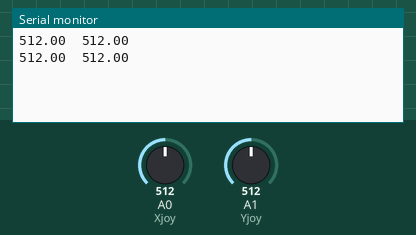
Recording of a sketch running on a simulated Arduino Uno, built with avr-gcc and run on an emulated ATmega328P. Parts: the last lines printed to the serial monitor. The test bench sets the inputs (shaded band); at power-on: A0 (Xjoy) = 512, A1 (Yjoy) = 512.

Above: at 1.8 s.
1.9 s: A0 (Xjoy) set to 716
At 2.8 s:
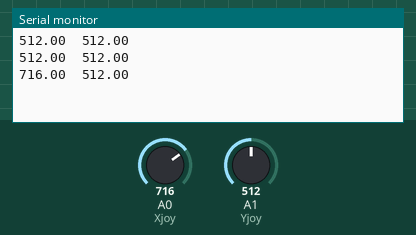
3.4 s: A1 (Yjoy) set to 716
At 4.5 s:
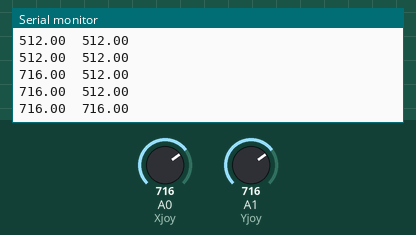
4.9 s: A0 (Xjoy) set to 900
At 5.8 s:
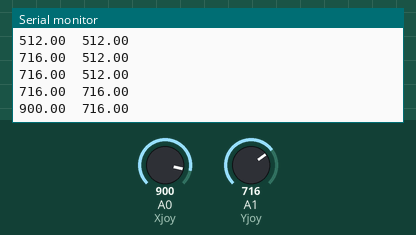
6.4 s: A1 (Yjoy) set to 900
At 7.8 s:
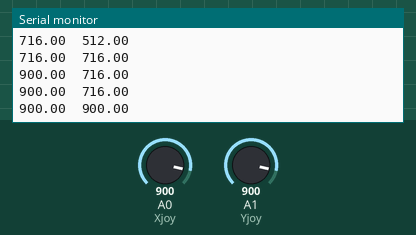
Timing chart, 0 to 8.9 s (numbered marks = the images above; inputs shaded):
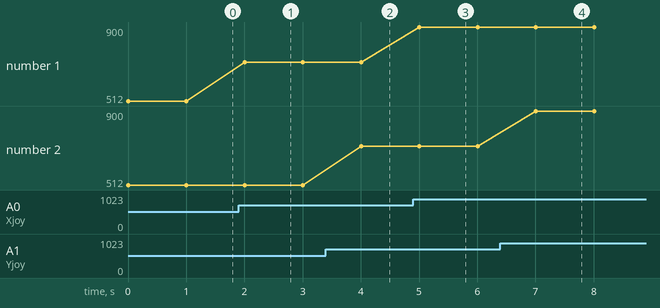

Measured:
- after the input at 1.9 s, the serial monitor: prints a new line after 0.10 s (image 1)
- after the input at 3.4 s, the serial monitor: prints a new line after 0.61 s (image 2)
- after the input at 4.9 s, the serial monitor: prints a new line after 0.11 s (image 3)
- after the input at 6.4 s, the serial monitor: prints a new line after 0.61 s (image 4)
- plotted number 1: 512 → 716 after the input at 1.9 s, 716 → 900 after the input at 4.9 s

The sketch:

AnalogJoystick.ino
```cpp
#define Xjoy A0 //a variable for analog pin A0
#define Yjoy A1 //a variable for analog pin A1
int delaytime =1000;


void setup() {

Serial.begin(9600); // serial monitor baud rate

}

void loop() {
 //reads the analog pins
float xvalue = analogRead(Xjoy);
float yvalue =analogRead(Yjoy);

//prints the values to the serial monitor
Serial.print(xvalue);//prints the x-axis values
Serial.print("\t"); // prints tab
Serial.println(yvalue);//prints the Y-axis values
delay(delaytime);

}
```
